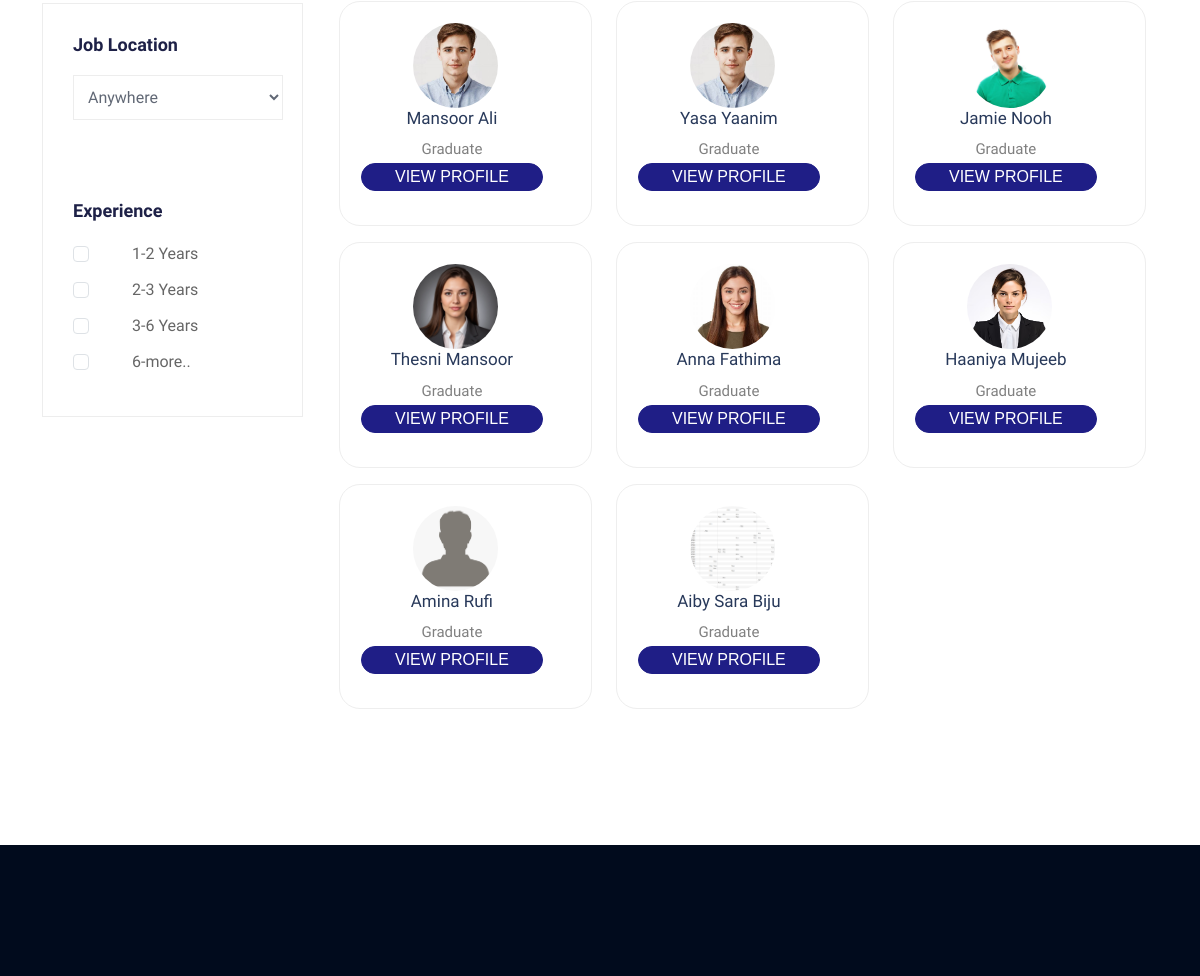
The page /candidates/ (middle part) on the database as committed earlier.
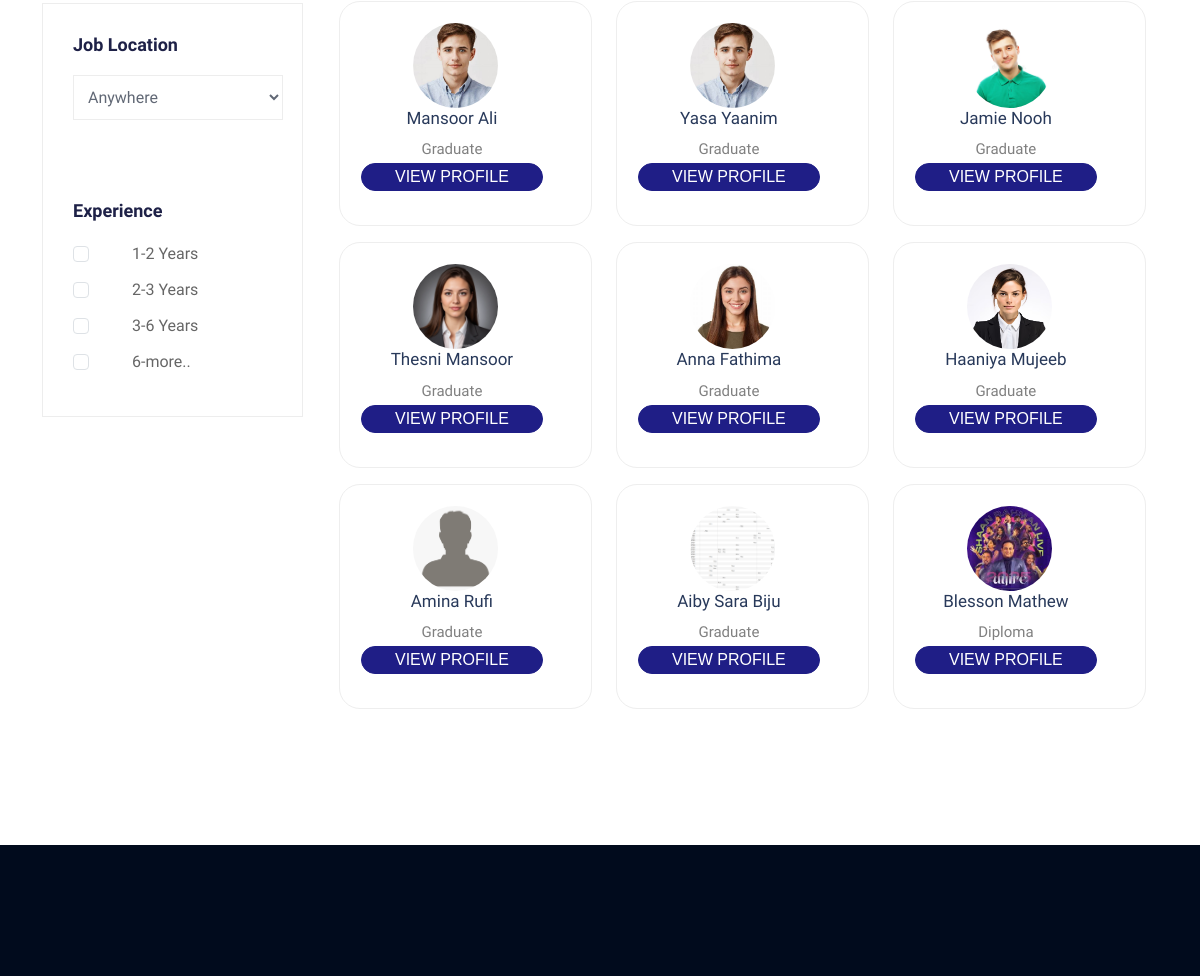
The same page on the database as committed later.
### user/models.py (models this page shows, shortened)
class Applicant(models.Model):
    user = models.OneToOneField(User, on_delete=models.CASCADE)
    email = models.CharField(max_length=50)
    phone = models.CharField(max_length=10, null=True,)
    image = models.ImageField(upload_to="media/", null=True, blank=True)
    gender = models.CharField(max_length=10)
    type = models.CharField(max_length=20)
    year = models.CharField(max_length=20)
    about = models.TextField(null=True, blank=True)
    work = models.TextField(null=True, blank=True)
    location = models.TextField(null=True, blank=True)
    cv = models.FileField(upload_to="resumes/", null=True, blank=True)
    district= models.TextField(null=True, blank=True)
    state= models.TextField(null=True, blank=True)
    country= models.TextField(null=True, blank=True)
    pincode= models.TextField(null=True, blank=True)
    EDUCATION_CHOICES = [
        ('diploma', 'Diploma'),
        ('graduate', 'Graduate'),
        ('post_graduate', 'Post Graduate'),
        ('iti', 'ITI'),
    ]
    education_level = models.CharField(max_length=20, choices=EDUCATION_CHOICES, default='graduate')

### user/views.py (the view)
# urls.py: path('candidates/', views.candidates, name= 'candidates'),
def candidates(request):
    candidates = Applicant.objects.all()
    return render(request,"candidates.html", {'candidates': candidates})

### user/context_processors.py (called while the page is built, shortened)
def user_role(request):
    user = request.user
    return {'is_applicant': False, 'is_company': False}

### templates/candidates.html (shortened to what this page needs)
{% extends 'base.html' %}
{% block content %}
{% load static %}
<div class="job-listing-area pt-120 pb-120">
  <div class="container">
    <div class="row">
      <div class="col-xl-3 col-lg-3 col-md-4 filter">
        <div class="job-category-listing mb-50">
          <div class="single-listing">
            <div class="small-section-tittle2">
              <h4>Job Location</h4>
            </div>
            <div class="select-job-items2">
              <select name="select">
                <option value="">Anywhere</option>
              </select>
            </div>
            <div class="select-Categories pt-80 pb-50">
              <div class="small-section-tittle2">
                <h4>Experience</h4>
              </div>
              <div class="form-check">
                <input class="form-check-input" type="checkbox" value="" id="flexCheckDefault">
                <label class="form-check-label" for="flexCheckDefault">
                  1-2 Years
                </label>
              </div>
              <div class="form-check">
                <input class="form-check-input" type="checkbox" value="" id="flexCheckDefault">
                <label class="form-check-label" for="flexCheckDefault">
                  2-3 Years
                </label>
              </div>
              <div class="form-check">
                <input class="form-check-input" type="checkbox" value="" id="flexCheckDefault">
                <label class="form-check-label" for="flexCheckDefault">
                  3-6 Years
                </label>
              </div>
              <div class="form-check">
                <input class="form-check-input" type="checkbox" value="" id="flexCheckDefault">
                <label class="form-check-label" for="flexCheckDefault">
                  6-more..
                </label>
              </div>
            </div>
          </div>
        </div>
      </div>
      <div class="col-xl-9 col-lg-9 col-md-8">
        <section class="featured-job-area">
          <div class="container">
            <div class="row">
              {% for candidate in candidates %}
              <div class="col-lg-4">
                <div class="single-job-items mb-30 text-center single-candidate">
                  <div class="job-items">
                    <div class="company-img mx-auto">
                      {% if candidate.image %}
                      <a href="{% url 'candidate_details' candidate.id %}"><img src="{{candidate.image.url}}" alt="" style="border-radius: 50px;margin-right: 20px;"></a>
                     {% else %}
                       <a href="{% url 'candidate_details' candidate.id %}">  <img src="/static/img/user.png" alt="Image" style="border-radius: 50px;margin-right: 20px;"></a>
                     {% endif %}
                    </div>
                    <div class="job-tittle job-tittle2">
                      <a href="{% url 'candidate_details' candidate.id %}">
                        <h4>{{ candidate.user.first_name }} {{ candidate.user.last_name }}
                        </h4>
                      </a>
                      <ul>
                        <li>{{ candidate.education_level }}</li>
                      </ul>
                      <div class="items-link items-link2 f-right">
                        <a href="{% url 'candidate_details' candidate.id %}">View Profile</a>
                      </div>
                    </div>
                  </div>
                </div>
              </div>
              {% empty %}
              <h3>No users found.</h3>
              {% endfor %}
            </div>
          </div>
        </section>
      </div>
    </div>
  </div>
</div>
{% endblock %}

Rows that differ between the two databases and show on the page:
added Applicant: image (picture), user.first_name "Blesson", user.last_name "Mathew", education_level "Diploma"
